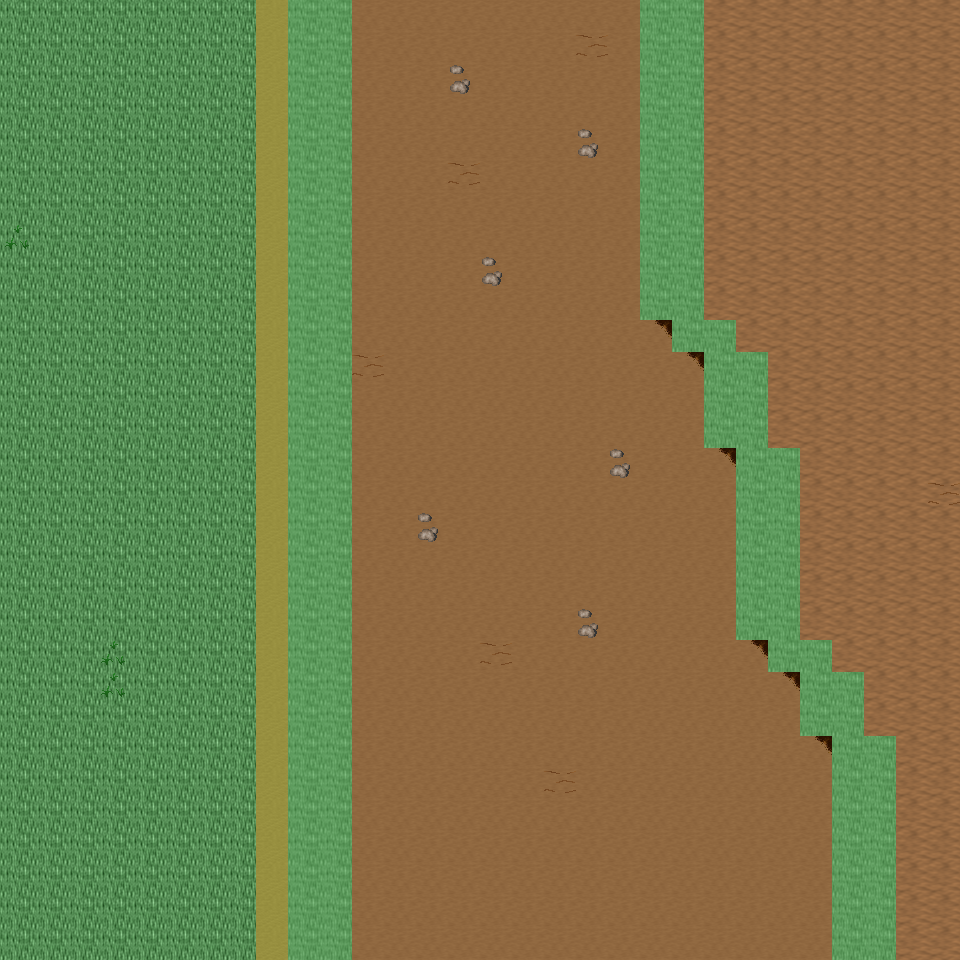

A level layout from a 2D game, rendered from its tile map. Below: a short description, then the map file with tile-grid data replaced by summaries:
An orthogonal 30x30 tile map with 32x32 px tiles, 6 tile layers (Ground, Object, Object2, Above, ...), 16 tilesets and 4 objects (4x mapExit).

<map version="1.0" orientation="orthogonal" renderorder="right-down" width="30" height="30" tilewidth="32" tileheight="32" nextobjectid="5">
  <tileset firstgid="1" name="tileset_ground_ground" tilewidth="32" tileheight="32" tilecount="33" columns="3">
    <image source="../drawable/tileset_ground_ground.png" width="96" height="352" />
  </tileset>
  <tileset firstgid="34" name="tileset_ground_ridge_earth_dark" tilewidth="32" tileheight="32" tilecount="96" columns="12">
    <image source="../drawable/tileset_ground_ridge_earth_dark.png" width="384" height="256" />
  </tileset>
  <tileset firstgid="130" name="tileset_ground_earth_edges" tilewidth="32" tileheight="32" tilecount="18" columns="6">
    <image source="../drawable/tileset_ground_earth_edges.png" width="192" height="96" />
  </tileset>
  <tileset firstgid="148" name="tileset_ground_rock_pebbles" tilewidth="32" tileheight="32" tilecount="3" columns="1">
    <image source="../drawable/tileset_ground_rock_pebbles.png" width="32" height="96" />
  </tileset>
  <tileset firstgid="151" name="tileset_plant_grasses" tilewidth="32" tileheight="32" tilecount="6" columns="3">
    <image source="../drawable/tileset_plant_grasses.png" width="96" height="64" />
  </tileset>
  <tileset firstgid="157" name="tileset_plant_flower_daisy_white" tilewidth="32" tileheight="32" tilecount="8" columns="2">
    <image source="../drawable/tileset_plant_flower_daisy_white.png" width="64" height="128" />
  </tileset>
  <tileset firstgid="165" name="tileset_plant_flower_daisy_blue" tilewidth="32" tileheight="32" tilecount="8" columns="2">
    <image source="../drawable/tileset_plant_flower_daisy_blue.png" width="64" height="128" />
  </tileset>
  <tileset firstgid="173" name="tileset_plant_flower_daisy_red" tilewidth="32" tileheight="32" tilecount="8" columns="2">
    <image source="../drawable/tileset_plant_flower_daisy_red.png" width="64" height="128" />
  </tileset>
  <tileset firstgid="181" name="tileset_plant_flower_daisy_yellow" tilewidth="32" tileheight="32" tilecount="8" columns="2">
    <image source="../drawable/tileset_plant_flower_daisy_yellow.png" width="64" height="128" />
  </tileset>
  <tileset firstgid="189" name="tileset_plant_tree_tree_green" tilewidth="32" tileheight="32" tilecount="80" columns="8">
    <image source="../drawable/tileset_plant_tree_tree_green.png" width="256" height="352" />
  </tileset>
  <tileset firstgid="269" name="tileset_logic_portal" tilewidth="32" tileheight="32" tilecount="24" columns="8">
    <image source="../drawable/tileset_logic_portal.png" width="256" height="96" />
  </tileset>
  <tileset firstgid="293" name="tileset_logic_collision" tilewidth="32" tileheight="32" tilecount="1" columns="1">
    <image source="../drawable/tileset_logic_collision.png" width="32" height="32" />
  </tileset>
  <tileset firstgid="294" name="tileset_furniture_chair_bench_wooden" tilewidth="32" tileheight="32" tilecount="8" columns="2">
    <image source="../drawable/tileset_furniture_chair_bench_wooden.png" width="64" height="128" />
  </tileset>
  <tileset firstgid="302" name="tileset_plant_stump_int_small_stump_2" tilewidth="32" tileheight="32" tilecount="1" columns="1">
    <image source="../drawable/tileset_plant_stump_int_small_stump_2.png" width="32" height="32" />
  </tileset>
  <tileset firstgid="303" name="tileset_object_well_hoist" tilewidth="32" tileheight="32" tilecount="9" columns="3">
    <image source="../drawable/tileset_object_well_hoist.png" width="96" height="96" />
  </tileset>
  <tileset firstgid="312" name="tileset_logic_creature_mutant" tilewidth="32" tileheight="32" tilecount="7" columns="7">
    <image source="../drawable/tileset_logic_creature_mutant.png" width="224" height="32" />
  </tileset>
  <layer name="Ground" width="30" height="30">
    <data>[900 cells, 900 non-empty, 4 distinct tile ids]</data>
  </layer>
  <layer name="Object" width="30" height="30">
    <data>[900 cells, 141 non-empty, 8 distinct tile ids]</data>
  </layer>
  <layer name="Object2" width="30" height="30">
    <data>[900 cells, 0 non-empty, 0 distinct tile ids]</data>
  </layer>
  <layer name="Above" width="30" height="30">
    <data>[900 cells, 0 non-empty, 0 distinct tile ids]</data>
  </layer>
  <layer name="Above2" width="30" height="30">
    <data>[900 cells, 0 non-empty, 0 distinct tile ids]</data>
  </layer>
  <layer name="Walkable" width="30" height="30">
    <data>[900 cells, 120 non-empty, 1 distinct tile ids]</data>
  </layer>
  <objectgroup name="MapEvents">
    <object id="1" name="south" type="mapExit" x="0" y="928" width="288" height="32">
      <properties>
        <property name="map" value="level_0_x89_y43" />
        <property name="x" value="0" />
        <property name="y" value="1" />
      </properties>
    </object>
    <object id="2" name="south2" type="mapExit" x="352" y="928" width="480" height="32">
      <properties>
        <property name="map" value="level_0_x89_y43" />
        <property name="x" value="11" />
        <property name="y" value="1" />
      </properties>
    </object>
    <object id="3" name="south3" type="mapExit" x="896" y="928" width="64" height="32">
      <properties>
        <property name="map" value="level_0_x89_y43" />
        <property name="x" value="28" />
        <property name="y" value="1" />
      </properties>
    </object>
    <object id="4" name="west" type="mapExit" x="0" y="0" width="32" height="960">
      <properties>
        <property name="map" value="level_0_x88_y42" />
        <property name="x" value="28" />
        <property name="y" value="0" />
      </properties>
    </object>
  </objectgroup>
</map>
